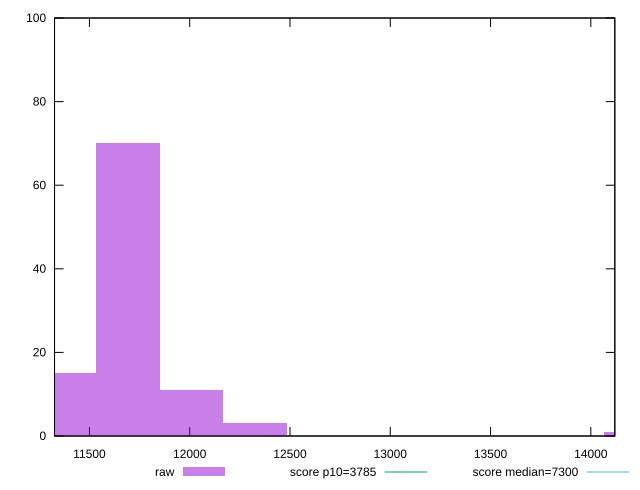

The script that saved this image:
reset

$raw <<EOF
14221.448023305757 1
11693.190596940289 70
12009.222775235972 11
12325.254953531656 3
11377.158418644605 15
EOF

set key outside below
set boxwidth 316.0321782956835
set xrange [11325.976499999997:14119.743000000002]
set yrange [0:100]
set trange [0:100]
set style fill transparent solid 0.5 noborder

set parametric
set terminal svg size 640, 490 enhanced background rgb 'white'
set output "report_00009_2021-02-08T22-37-41.559Z/interactive/samples/pages+cached/raw/histogram.svg"

plot $raw title "raw" with boxes, \
     3785,t title "score p10=3785", \
     7300,t title "score median=7300"

reset
